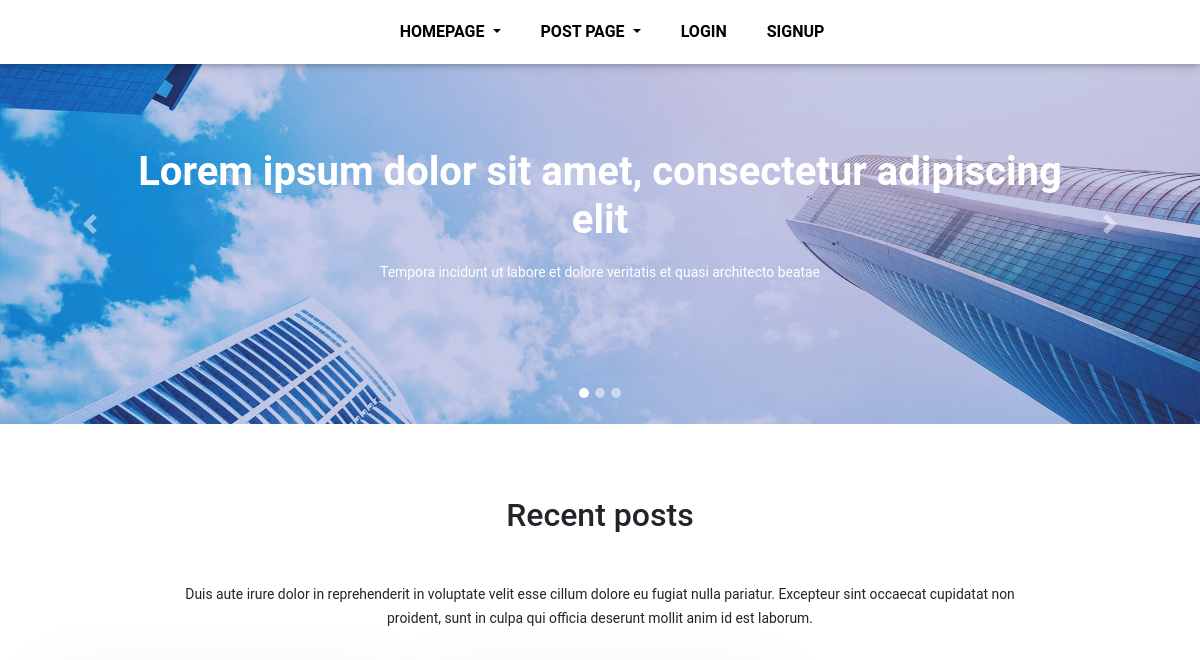
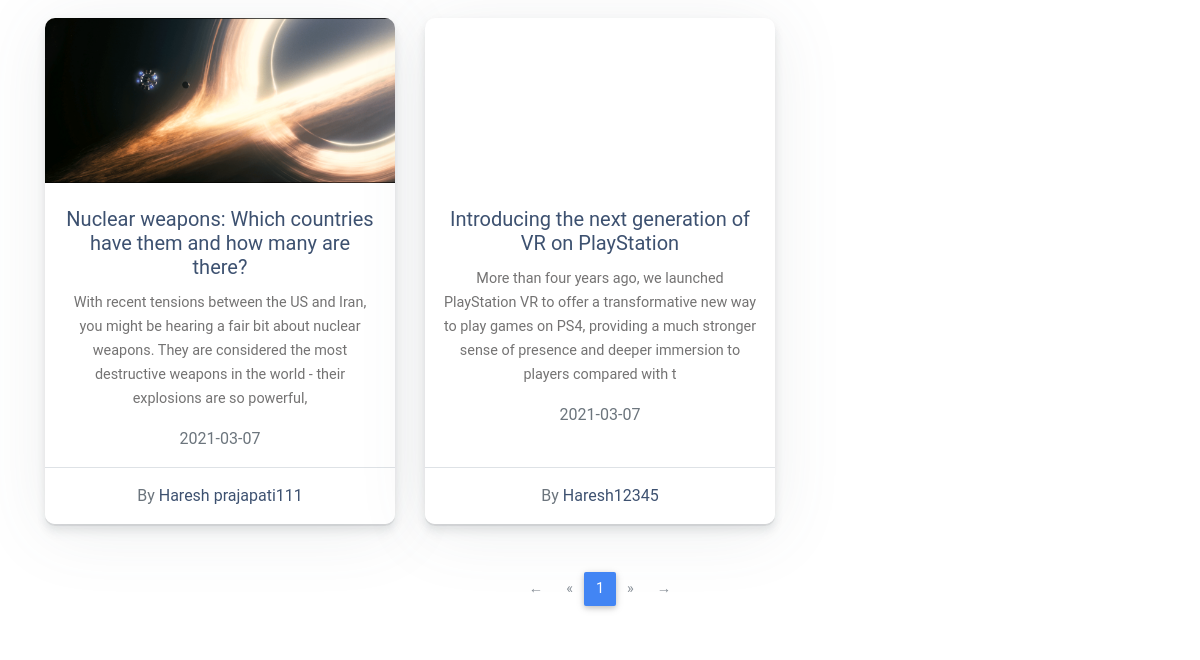
Before: / (upper part) with the older database file (2 pictures, top to bottom).
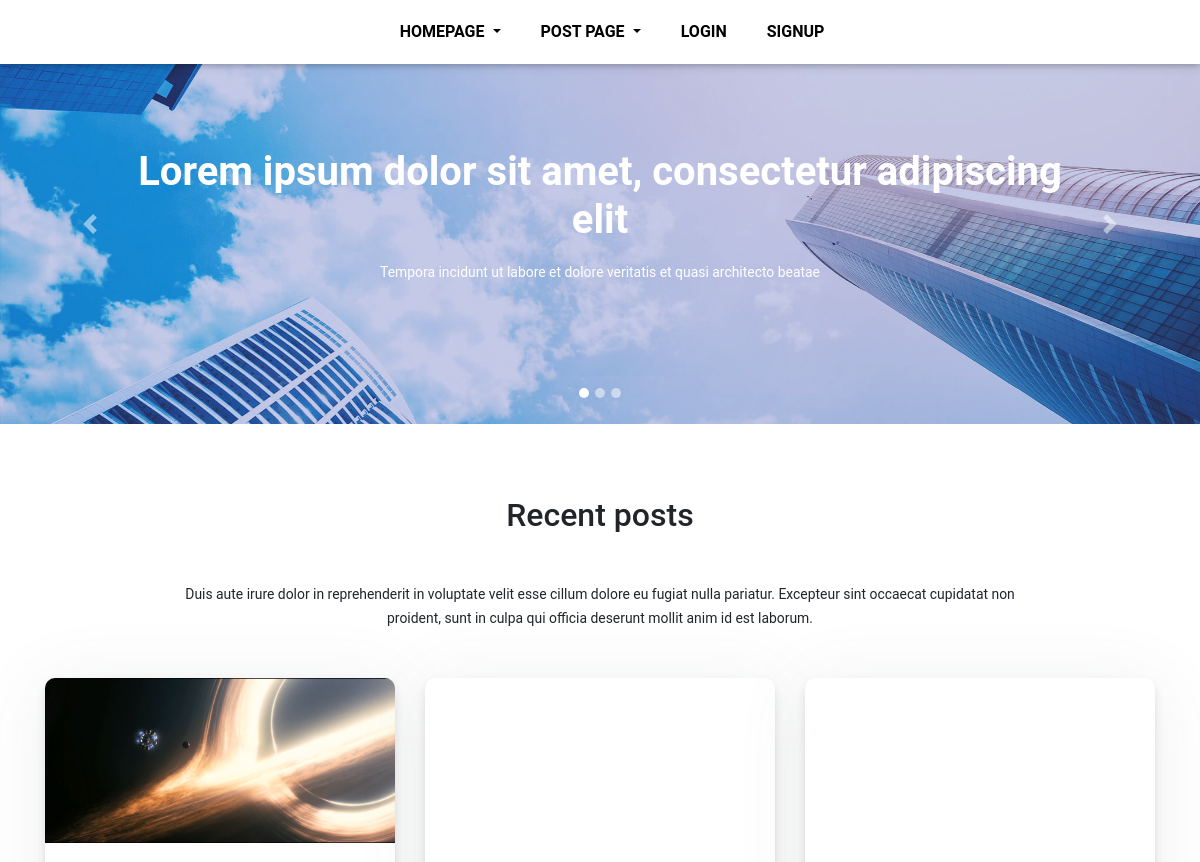
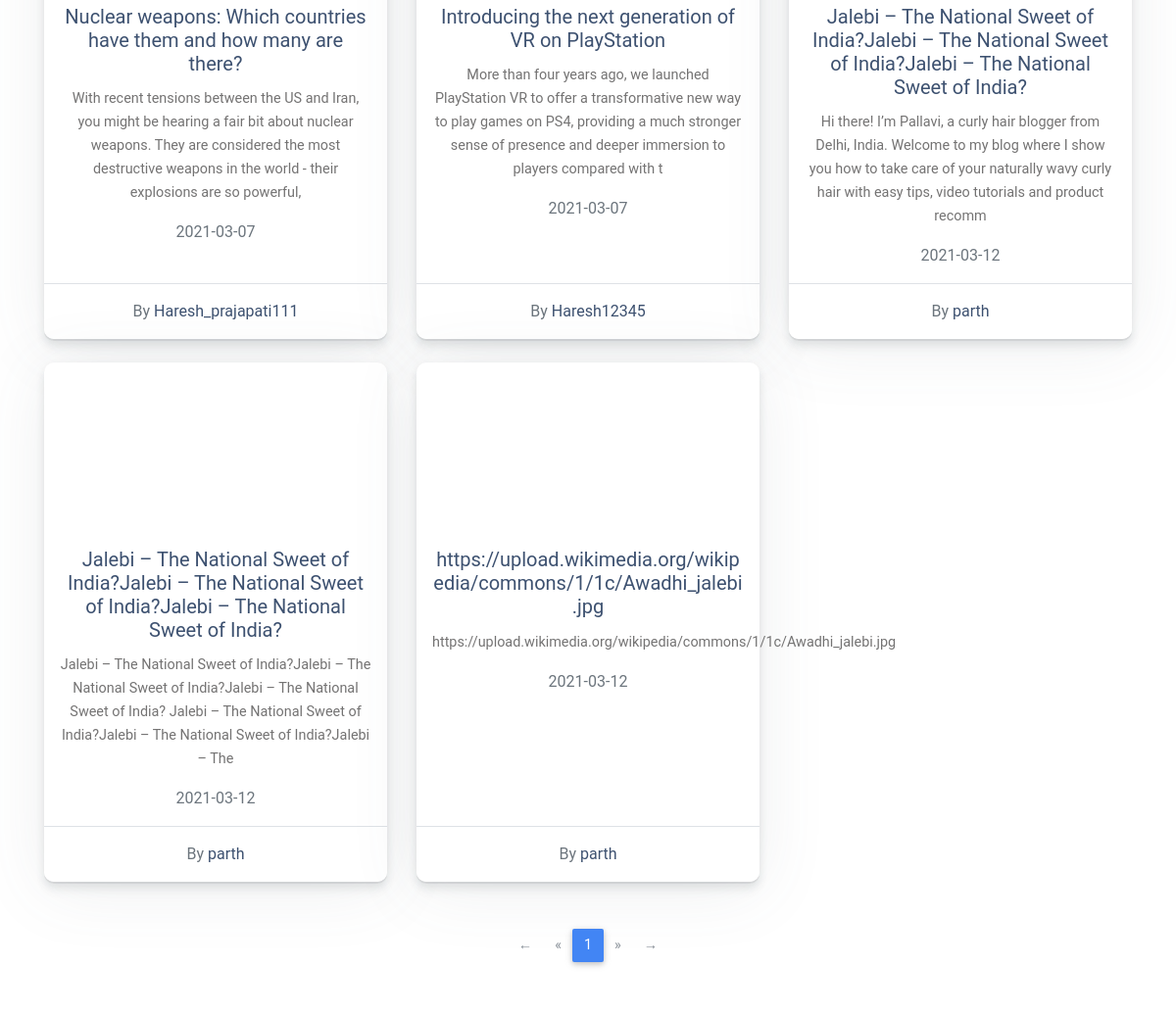
After: the same page with the newer database file (2 pictures, top to bottom).
### tables this page shows
CREATE TABLE `total_posts` (
  `post_id` int(15) NOT NULL,
  `article_title` varchar(150) NOT NULL,
  `article` longtext NOT NULL,
  `short_description` varchar(200) NOT NULL,
  `img_path` varchar(200) NOT NULL,
  `date` date NOT NULL,
  `access` varchar(1) NOT NULL DEFAULT '1',
  `user_id` int(15) NOT NULL
);

CREATE TABLE `user_list` (
  `user_id` int(15) NOT NULL,
  `user_name` varchar(150) NOT NULL,
  `email` varchar(150) NOT NULL,
  `total_post` int(12) NOT NULL DEFAULT 0,
  `type` varchar(15) NOT NULL DEFAULT 'co_admin',
  `password` varchar(40) NOT NULL,
  `profile_pic` varchar(200) NOT NULL,
  `reg_id` int(15) NOT NULL,
  `profession` varchar(150) NOT NULL DEFAULT '-',
  `address` varchar(350) NOT NULL DEFAULT '-',
  `website` varchar(200) NOT NULL DEFAULT '-',
  `github` varchar(350) NOT NULL DEFAULT '-',
  `twitter` varchar(350) NOT NULL DEFAULT '-',
  `instagram` varchar(350) NOT NULL DEFAULT '-',
  `facebook` varchar(350) NOT NULL DEFAULT '-',
  `moblie` varchar(12) NOT NULL DEFAULT '-',
  `phone` varchar(12) NOT NULL DEFAULT '-'
);

### application/controllers/home.php (called while the page is built, shortened)
<?php
class home extends CI_Controller
{
    function __construct()
    {
        $this->load->model("home_model");
    }
    public function index()
    {
        $formData['page'] = isset($_GET['page']) ? $_GET['page'] : 1;
        $data['data'] = $this->home_model->getAllPosts($formData);
        $this->load->view('public/index', $data);
    }
}

### index.php (called while the page is built, shortened)
<?php
require_once BASEPATH.'core/CodeIgniter.php';

### application/models/home_model.php (called while the page is built, shortened)
<?php
class home_model extends CI_Model
{
    function getAllPosts($formData)
    {
        $currentPage = $formData['page'];
        $display_post_per_page = 9;
        $totalPosts = $this->db->query("SELECT * FROM total_posts")->num_rows();
        $totalPages = ceil($totalPosts / $display_post_per_page);
        $limitNumber = ($currentPage - 1) * $display_post_per_page;
        $postData = $this->db->query("SELECT tp.*,ul.user_name as creater FROM total_posts as tp left join user_list as ul on tp.user_id = ul.user_id LIMIT $limitNumber,$display_post_per_page")->result();
        return array(
            'total_pages' => $totalPages,
            'post_data' => $postData,
            'active_page' => $formData['page']
        );
    }
}

### application/views/public/index.php (the view, shortened to what this page needs)
<!DOCTYPE html>
<html lang="en">
<head>
    <link rel="stylesheet" href="https://use.fontawesome.com/releases/v5.7.0/css/all.css">
    <link href="<?php echo base_url(); ?>tools/public/css/bootstrap.min.css" rel="stylesheet">
    <link href="<?php echo base_url(); ?>tools/public/css/mdb.min.css" rel="stylesheet">
    <link href="<?php echo base_url(); ?>tools/dist/css/custom.css" rel="stylesheet">
</head>
<body class="homepage-v4 hidden-sn animated">
    <header>
        <nav class="navbar fixed-top navbar-expand-lg  navbar-light scrolling-navbar white">
            <div class="container-fluid justify-content-center align-items-center">
                <div class="collapse navbar-collapse justify-content-center" id="navbarSupportedContent-4">
                    <ul class="navbar-nav">
                        <li class="nav-item dropdown ml-4 mb-0">
                            <a class="nav-link dropdown-toggle waves-effect waves-light dark-grey-text font-weight-bold " id="navbarDropdownMenuLink" data-toggle="dropdown" aria-haspopup="true" aria-expanded="false"> HOMEPAGE </a>
                        </li>
                        <li class="nav-item dropdown ml-4  mb-0">
                            <a class="nav-link dropdown-toggle waves-effect waves-light dark-grey-text font-weight-bold" id="navbarDropdownMenuLink-2" data-toggle="dropdown" aria-haspopup="true" aria-expanded="false"> POST PAGE </a>
                        </li>
                        <?php if ($this->session->userdata('type')) :
                        ?>
                            <li class="nav-item ml-4 mb-0">
                                <a class="nav-link waves-effect waves-light dark-grey-text font-weight-bold" href="<?php echo base_url() . $this->session->userdata('type'); ?>">DASHBOARD
                                    <span class="sr-only">(current)</span>
                                </a>
                            </li>
                            <li class="nav-item ml-4 mb-0">
                                <a class="nav-link waves-effect waves-light dark-grey-text font-weight-bold" href="<?php echo base_url() ?>co_admin/logout">LOG-OUT
                                    <span class="sr-only">(current)</span>
                                </a>
                            </li>
                        <?php
                        else :
                        ?>
                            <li class="nav-item ml-4 mb-0">
                                <a class="nav-link waves-effect waves-light dark-grey-text font-weight-bold" href="<?php echo base_url() ?>login">LOGIN
                                </a>
                            </li>
                            <li class="nav-item ml-4 mb-0">
                                <a class="nav-link waves-effect waves-light dark-grey-text font-weight-bold" href="<?php echo base_url() ?>register">SIGNUP
                                </a>
                            </li>
                        <?php
                        endif;
                        ?>
                    </ul>
                </div>
            </div>
        </nav>
    </header>
    <main class="pt-4">
        <section>
            <div id="carousel-example-1z" class="carousel slide carousel-fade carousel-half" data-ride="carousel">
                <ol class="carousel-indicators">
                    <li data-target="#carousel-example-1z" data-slide-to="0" class="active"></li>
                    <li data-target="#carousel-example-1z" data-slide-to="1"></li>
                    <li data-target="#carousel-example-1z" data-slide-to="2"></li>
                </ol>
                <div class="carousel-inner" role="listbox">
                    <div class="carousel-item active">
                        <div class="view h-100">
                            <img class="d-block h-100 w-lg-100" src="<?php echo base_url(); ?>tools/image/city13.jpg" alt="First slide">
                            <div class="mask rgba-indigo-light">
                                <div class="full-bg-img flex-center white-text">
                                    <ul class="animated fadeIn col-10 list-unstyled">
                                        <li>
                                            <h1 class="h1-responsive font-weight-bold">Lorem ipsum dolor sit amet, consectetur adipiscing elit</h1>
                                        </li>
                                        <li>
                                            <p>Tempora incidunt ut labore et dolore veritatis et quasi architecto beatae</p>
                                        </li>
                                    </ul>
                                </div>
                            </div>
                        </div>
                    </div>
                </div>
                <a class="carousel-control-prev" href="#carousel-example-1z" role="button" data-slide="prev">
                    <span class="carousel-control-prev-icon" aria-hidden="true"></span>
                </a>
                <a class="carousel-control-next" href="#carousel-example-1z" role="button" data-slide="next">
                    <span class="carousel-control-next-icon" aria-hidden="true"></span>
                </a>
            </div>
        </section>
        <section>
            <div class="container">
                <h2 class="text-center h2 my-5 pt-4">Recent posts</h2>
                <p class="text-center dark-grey-text w-responsive mx-auto mb-5">Duis aute irure dolor in reprehenderit in voluptate velit esse cillum dolore eu fugiat nulla pariatur. Excepteur
                    sint occaecat cupidatat non proident, sunt in culpa qui officia deserunt mollit anim id est laborum.</p>
                <div class="row text-center mb-2">
                    <?php foreach ($data['post_data'] as $row) :
                        $img_path = isset($row->img_path) ? base_url() . $row->img_path : "";
                    ?>
                        <div class="col-lg-4 col-md-6 col-sm-12 mb-4">
                            <div class="card card-small card-post card-post--1" style="height: 100%;">
                                <div class="card-post__image" style="background-image: url('<?php echo $img_path ?>');">
                                </div>
                                <div class="card-body">
                                    <h5 class="card-title mt-2">
                                        <a class="text-fiord-blue" href="<?php echo base_url() . 'home/blogpage/' . $row->post_id ?>"><?php echo $row->article_title ?></a>
                                    </h5>
                                    <p class="card-text d-inline-block mb-3">
                                        <?php echo $row->short_description ?>
                                    </p>
                                    <div class="text-muted"><?php echo $row->date ?></div>
                                </div>
                                <div class="card-footer text-muted border-top py-3">
                                    <span class="d-inline-block">By
                                        <a class="text-fiord-blue" href="<?php echo base_url() . 'home/userblog/' . $row->creater; ?>">
                                            <?php echo $row->creater ?>
                                        </a>
                                </div>
                            </div>
                        </div>
                    <?php
                    endforeach; ?>
                </div>
                <nav class="my-4 flex-center">
                    <p id="pagination-here"></p>
                </nav>
            </div>
        </section>
    </main>
</body>
</html>

Changed rows visible on the page:
changed through a linked row, total_posts "Nuclear weapons: Which countries have them and how many are there?": user.user_name "Haresh prajapati111" → "Haresh_prajapati111"
added total_posts: article_title "Jalebi – The National Sweet of India?Jalebi – The National Sweet of India?Jalebi – The National Sweet of India?", short_description "Hi there! I’m Pallavi, a curly hair blogger from Delhi, India. Welcome to my blog where I show you how to take care of your naturally wavy curly hair with easy tips, video tutorials and product recomm", date "2021-03-12", user.user_name "parth"
added total_posts: article_title "Jalebi – The National Sweet of India?Jalebi – The National Sweet of India?Jalebi – The National Sweet of India?", short_description "Jalebi – The National Sweet of India?Jalebi – The National Sweet of India?Jalebi – The National Sweet of India? Jalebi – The National Sweet of India?Jalebi – The National Sweet of India?Jalebi – The", date "2021-03-12", user.user_name "parth"
added total_posts: article_title "https://upload.wikimedia.org/wikipedia/commons/1/1c/Awadhi_jalebi.jpg", short_description "https://upload.wikimedia.org/wikipedia/commons/1/1c/Awadhi_jalebi.jpg", date "2021-03-12", user.user_name "parth"
